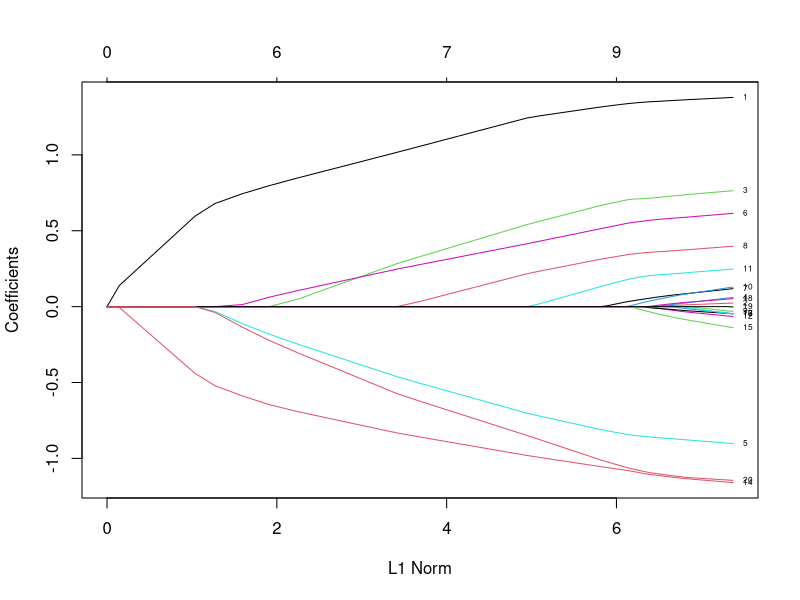

The R script that drew this image:
## ---- chunk 1
library(caret)
library(tidyverse)
library(glmnet)
## ---- chunk 2
data(QuickStartExample)
data_X <- QuickStartExample$x
y <- QuickStartExample$y
data_X %>% dim()
## ---- chunk 3
y %>% length()
## ---- chunk 4
result <- glmnet(data_X, y, alpha = 1) 
plot(result, label = TRUE)
## ---- chunk 5
print(result)
## ---- chunk 6
new_X <- matrix(rnorm(60), ncol = 20)
predict(result, newx = new_X, s= 0.1)
## ---- chunk 7
set.seed(2023)
train_index <- createDataPartition(y, p =0.7, list = F)
train_data_X <- data_X[train_index,]
valid_data_X <- data_X[-train_index,]
train_y <- y[train_index]
valid_y <- y[-train_index]
## ---- chunk 8
result <- glmnet(train_data_X, train_y)
pred_train <- predict(result,
                      newx = train_data_X,
                      s = result$lambda)

residual_set <- sweep(pred_train, 1, train_y, FUN = '-')
preform_train <- colMeans(residual_set^2)

pred_valid <- predict(result,
                      newx = valid_data_X,
                      s = result$lambda)
residual_set <- sweep(pred_valid, 1, valid_y, FUN = '-')
perform_valid <- colMeans(residual_set^2)
